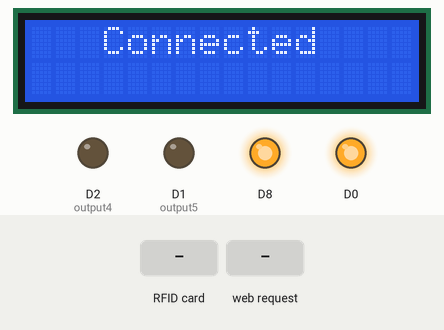
The sketch below on a simulated ESP8266 (NodeMCU). On the bench: 16×2 character LCD, output pins drawn as LEDs (lit = HIGH). Inputs (shaded band) come from the test bench. WiFi joins after 1.5 s; servers stay silent unless stated; what the sketch prints to the serial monitor is not drawn.

Above: at 1.7 s.
4.5 s: RFID card 12 34 56 78 held to the reader
At 7.0 s:
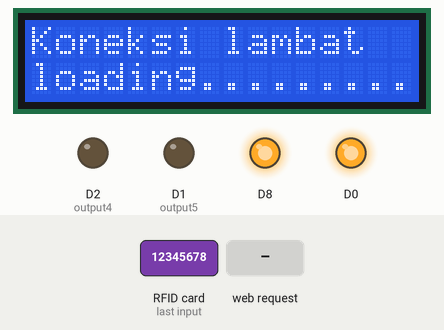
At 7.4 s:
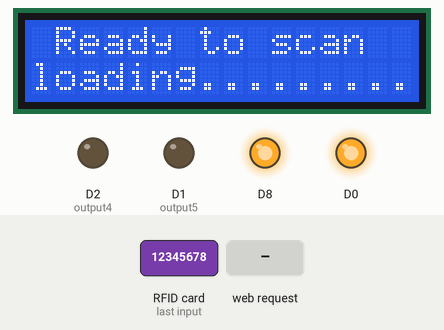
7.5 s: HTTP request GET /4/on received
10.5 s: HTTP request GET /4/off received
12.3 s: HTTP request GET /off received
At 12.87 s:
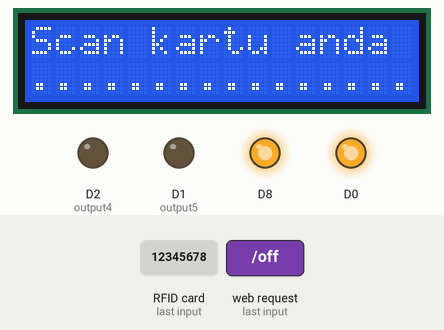
Timing chart, 0 to 14.8 s (numbered marks = the images above; inputs shaded):
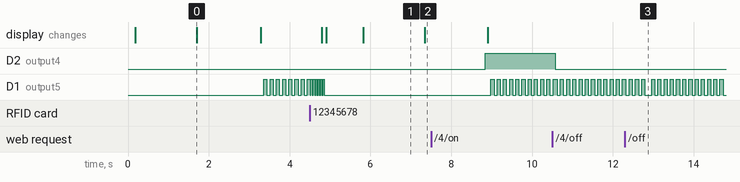

The sketch:

rfid_website.ino
```cpp
#include <ESP8266WiFi.h>
#include <ESP8266HTTPClient.h>
#include "MFRC522.h"
#include <DNSServer.h>
#include <ESP8266WebServer.h>
#include <WiFiManager.h>
#include <LiquidCrystal_I2C.h>

// Set web server port number to 80
WiFiServer server(80);

// Variable to store the HTTP request
String header;

// Auxiliar variables to store the current output state
String output5State = "off";
String output4State = "off";

// Assign output variables to GPIO pins
const int output5 = 5;
const int output4 = 4;

#include "CTBot.h"
CTBot myBot;
String token = "1226409795:AAHRMT-QlFn6DOP6Gfw13W8p8SvBYc6DNGc";
const int id = 936592892;

LiquidCrystal_I2C lcd(0x27, 16, 2);

const char* ssid     = "Bening";
const char* password = "12345678";
String url = "http://wirabuana.sch.id/doorlock/public/user/";
bool cek = true;

#define RST_PIN D4
#define SS_PIN  D3
MFRC522 mfrc522(SS_PIN, RST_PIN);   // Create MFRC522 instance

String logToServer(unsigned long cardUID) {
  lcd.setCursor(0,0);
  lcd.print("Autentikasi...  ");
  delay(700);

if(WiFi.status() != WL_CONNECTED){
    int masterKey = 1766455218;
  if(masterKey == cardUID) {
        Serial.println("Silahkan masuk!");
        lcd.setCursor(0,0);
        lcd.print("Akses diterima  ");
        digitalWrite(D0, LOW);
        delay(5000);
        digitalWrite(D0, HIGH);
    }else{
        lcd.setCursor(0,0);
        lcd.print("  SEDANG DALAM  ");
        lcd.setCursor(0,1);
        lcd.print("  MODE OFFLINE  ");
        delay(5000);
    }
  }
  else{
  HTTPClient http;

  http.begin(url + cardUID); //HTTP
  int httpCode = http.GET();
  if (true) {
    Serial.printf("[HTTP] GET... code: %d\n", httpCode);

    int masterKey = 1766455218;
    if(httpCode == HTTP_CODE_OK || masterKey == cardUID) {
      String payload = http.getString();

        Serial.println("Silahkan masuk!");
        lcd.setCursor(0,0);
        lcd.print("Akses diterima  ");
        digitalWrite(D0, LOW);
        delay(5000);
        digitalWrite(D0, HIGH);
      Serial.println(payload);
    }else if(httpCode == HTTP_CODE_BAD_REQUEST){
     lcd.setCursor(0,0);
     lcd.print(" Akses ditolak  ");
     delay(3000);
     lcd.setCursor(0,0);
     lcd.print("   anda tidak   ");
     lcd.setCursor(0,1);
     lcd.print("    terdaftar   ");
     delay(3000);
     Serial.println("Anda tidak terdaftar disini!");
  }else {
    Serial.printf("[HTTP] GET... failed, error: %s\n", http.errorToString(httpCode).c_str());
      lcd.setCursor(0,0);
      lcd.print("Koneksi lambat  ");
      delay(1500);
  }
  Serial.println("Selesai");
  }
      lcd.setCursor(0,0);
      lcd.print(" Ready to scan ");
      delay(1500);
  }
}

void setup() {
  pinMode(D0, OUTPUT);
  pinMode(D1, OUTPUT);
  pinMode(D8, OUTPUT);

  digitalWrite(D8, HIGH);

  Serial.begin(9600);
  lcd.begin();
  lcd.backlight();
  lcd.setCursor(3,0);

  Serial.println("");
  delay(100);

 // Initialize the output variables as outputs
  pinMode(output5, OUTPUT);
  pinMode(output4, OUTPUT);
  // Set outputs to LOW
  digitalWrite(output5, LOW);
  digitalWrite(output4, LOW);

   // WiFiManager
  // Local intialization. Once its business is done, there is no need to keep it around
  WiFiManager wifiManager;
      lcd.setCursor(0,0);
    lcd.print("Menunggu Koneksi");
    digitalWrite(D0, HIGH);

  // Uncomment and run it once, if you want to erase all the stored information
//    wifiManager.resetSettings();

  // set custom ip for portal
  //wifiManager.setAPConfig(IPAddress(10,0,1,1), IPAddress(10,0,1,1), IPAddress(255,255,255,0));

  // fetches ssid and pass from eeprom and tries to connect
  // if it does not connect it starts an access point with the specified name
  // here  "AutoConnectAP"
  // and goes into a blocking loop awaiting configuration
  wifiManager.autoConnect("Smartlock");

  // or use this for auto generated name ESP + ChipID
  //wifiManager.autoConnect();

  // if you get here you have connected to the WiFi
  Serial.println("Connected.");
    lcd.setCursor(0,0);
    lcd.print("   Connected    ");
    delay(1500);

  server.begin();

  SPI.begin();        // Init SPI bus
  mfrc522.PCD_Init(); // Init MFRC522 card

  //If you set Antenna Gain to Max it will increase reading distance
  mfrc522.PCD_SetAntennaGain(mfrc522.RxGain_max);
}

unsigned long getCardUID() {
  lcd.setCursor(0,3);
  lcd.print("loading");
  if ( !mfrc522.PICC_ReadCardSerial()) { //Since a PICC placed get Serial and continue
    return -1;
  }
  unsigned long hex_num;
  hex_num =  mfrc522.uid.uidByte[0] << 24;
  hex_num += mfrc522.uid.uidByte[1] << 16;
  hex_num += mfrc522.uid.uidByte[2] <<  8;
  hex_num += mfrc522.uid.uidByte[3];
  mfrc522.PICC_HaltA(); // Stop reading
  return hex_num;
}

int wait = 51;


void loop() {
   WiFiClient client = server.available();   // Listen for incoming clients
  if (client) {                             // If a new client connects,
    Serial.println("New Client.");          // print a message out in the serial port
    String currentLine = "";                // make a String to hold incoming data from the client

    while (client.connected()) {            // loop while the client's connected
      if (client.available()) {             // if there's bytes to read from the client,
        char c = client.read();             // read a byte, then
        Serial.write(c);                    // print it out the serial monitor
        header += c;
        if (c == '\n') {                    // if the byte is a newline character
          // if the current line is blank, you got two newline characters in a row.
          // that's the end of the client HTTP request, so send a response:
          if (currentLine.length() == 0) {
            // HTTP headers always start with a response code (e.g. HTTP/1.1 200 OK)
            // and a content-type so the client knows what's coming, then a blank line:
            client.println("HTTP/1.1 200 OK");
            client.println("Content-type:text/html");
            client.println("Connection: close");
            client.println();

            // turns the GPIOs on and off
            if (header.indexOf("GET /5/on") >= 0) {
              Serial.println("GPIO 5 on");
              output5State = "on";
              digitalWrite(output5, HIGH);
            } else if (header.indexOf("GET /5/off") >= 0) {
              Serial.println("GPIO 5 off");
              output5State = "off";
              digitalWrite(output5, LOW);
            } else if (header.indexOf("GET /4/on") >= 0) {
              Serial.println("GPIO 4 on");
              output4State = "on";
              digitalWrite(output4, HIGH);
            } else if (header.indexOf("GET /4/off") >= 0) {
              Serial.println("GPIO 4 off");
              output4State = "off";
              digitalWrite(output4, LOW);
            }

            // Display the HTML web page
            client.println("<!DOCTYPE html><html>");
            client.println("<head><meta name=\"viewport\" content=\"width=device-width, initial-scale=1\">");
            client.println("<link rel=\"icon\" href=\"data:,\">");
            // CSS to style the on/off buttons
            // Feel free to change the background-color and font-size attributes to fit your preferences
            client.println("<style>html { font-family: Helvetica; display: inline-block; margin: 0px auto; text-align: center;}");
            client.println(".button { background-color: #195B6A; border: none; color: white; padding: 16px 40px;");
            client.println("text-decoration: none; font-size: 30px; margin: 2px; cursor: pointer;}");
            client.println(".button2 {background-color: #77878A;}</style></head>");

            // Web Page Heading
            client.println("<body><h1>Smart-lock Web server</h1>");

            // Display current state, and ON/OFF buttons for GPIO 5
            client.println("<p>GPIO 5 - State " + output5State + "</p>");
            // If the output5State is off, it displays the ON button
            if (output5State=="off") {
              client.println("<p><a href=\"/5/on\"><button class=\"button\">ON</button></a></p>");
            } else {
              client.println("<p><a href=\"/5/off\"><button class=\"button button2\">OFF</button></a></p>");
            }

            // Display current state, and ON/OFF buttons for GPIO 4
            client.println("<p>GPIO 4 - State " + output4State + "</p>");
            // If the output4State is off, it displays the ON button
            if (output4State=="off") {
              client.println("<p><a href=\"/4/on\"><button class=\"button\">ON</button></a></p>");
            } else {
              client.println("<p><a href=\"/4/off\"><button class=\"button button2\">OFF</button></a></p>");
            }
            client.println("</body></html>");

            // The HTTP response ends with another blank line
            client.println();
            // Break out of the while loop
            break;
          } else { // if you got a newline, then clear currentLine
            currentLine = "";
          }
        } else if (c != '\r') {  // if you got anything else but a carriage return character,
          currentLine += c;      // add it to the end of the currentLine
        }
      }
    }
    // Clear the header variable
    header = "";
    // Close the connection
    client.stop();
    Serial.println("Client disconnected.");
    Serial.println("");
  }


  if (wait > 50) {
    Serial.println("");
    lcd.setCursor(0,0);
    lcd.print("Scan kartu anda ");
    wait = 0;
  }

  Serial.print("");
  lcd.setCursor(0,1);
  lcd.print(".......................");

  wait++;

  if (wait % 2 == 0)
    digitalWrite(D1, HIGH);
  else
    digitalWrite(D1, LOW);

  // Look for new cards
  if ( ! mfrc522.PICC_IsNewCardPresent()) {
    delay(30);
    return;
  }

  unsigned long cardUID = getCardUID();

  for (int i = 0; i < 3; i++) {
    digitalWrite(D1, HIGH);
    delay(30);
    digitalWrite(D1, LOW);
    delay(30);
  }

  if (cardUID == -1) {
    Serial.println("Failed to get UID");
    lcd.setCursor(0,0);
    lcd.print("Scan ulang kartu!");
    delay(2000);
    return;
  }

  Serial.printf("\nCard UID is %u\n", cardUID);

  for (int i = 0; i < 3; i++) {
    digitalWrite(D1, HIGH);
    delay(30);
    digitalWrite(D1, LOW);
    delay(30);
  }

  logToServer(cardUID);

  wait = 51;
}
```

Measured:
- after the input at 4.5 s, the display: first changes after 0.30 s (image 1 shows a later state)
- after the input at 7.5 s, D2 (output4): LOW → HIGH after 1.3 s
- after the input at 10.5 s, D2 (output4): HIGH → LOW after 0.08 s
- by itself, D1 (output5): alternates HIGH for 0.08 s and LOW for 0.08 s
- what the display in image 0 shows lasts 1.6 s, from 1.7 s to 3.3 s
- what the display in image 1 shows lasts 1.5 s, from 5.8 s to 7.3 s
